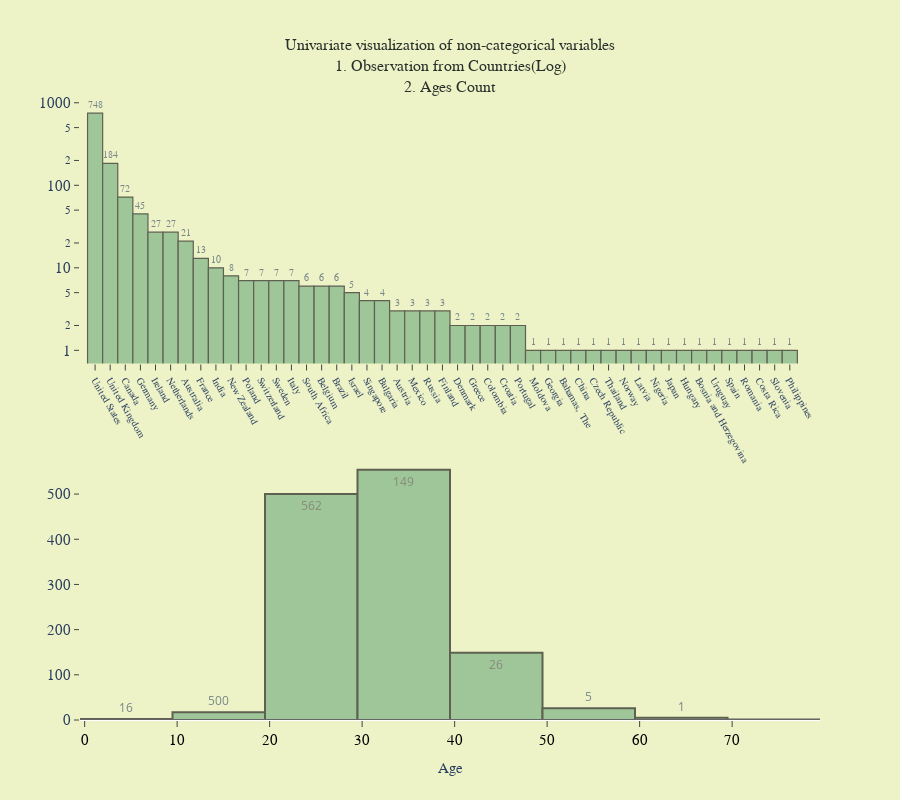

Source (notebook cell):
### Code cell
fig = make_subplots(rows = 2, cols=1)

fig.append_trace(go.Bar(
                        y = df['Country'].value_counts(),
                        x = df['Country'].value_counts().index,
                        name = 'Observations from Countries (Log)',
                        text = df['Country'].value_counts(),
                        textfont = dict(size = 10,
                                        family = 'monospace'),
                        textposition = 'outside',
                        marker=dict(color="#6aa87b")
                        ), row=1, col=1)
fig.append_trace(go.Histogram(
                        x = df['Age'],
                        nbinsx = 8,
                        text = ['16', '500', '562', '149', '26', '5', '1'],
                        marker =  dict(color="#6aa87b")),
                        row=2, col=1)
# For Subplot : 1

fig.update_xaxes(
        row=1, col=1,
        tickfont = dict(size=10, family = 'monospace'),
        tickmode = 'array',
        ticktext = df['Country'].value_counts().index,
        tickangle = 60,
        ticklen = 6,
        showline = False,
        showgrid = False,
        ticks = 'outside')

fig.update_yaxes(type = 'log',
        row=1, col=1,
        tickfont = dict(size=15, family = 'monospace'),
        tickmode = 'array',
        showline = False,
        showgrid = False,
        ticks = 'outside')

fig.update_traces(
                  marker_line_color='black',
                  marker_line_width= 1.2,
                  opacity=0.6,
                  row = 1, col = 1)

fig.update_xaxes(range=[-1,48], row = 1, col = 1)
fig.update_xaxes(        
        title = dict(text = 'Age',
                     font = dict(size = 15,
                                 family = 'monospace')),
        row=2, col=1,
        tickfont = dict(size=15, family = 'monospace', color = 'black'),
        tickmode = 'array',
        ticktext = ['10-19', '20-29', '30-39', '40-49', '50-59', '60-69', '70-79'],
        ticklen = 6,
        showline = False,
        showgrid = False,
        ticks = 'outside')

fig.update_yaxes(
        row=2, col=1,
        tickfont = dict(size=15, family = 'monospace'),
        tickmode = 'array',
        showline = False,
        showgrid = False,
        ticks = 'outside')

fig.update_traces(
                  marker_line_color='black',
                  marker_line_width = 2,
                  opacity = 0.6,
                  row = 2, col = 1)


fig.update_layout(height=800, width=900,
                  title = dict(text = 'Univariate visualization of non-categorical variables<br>1. Observation from Countries(Log)<br>2. Ages Count',
                               x = 0.5,
                               font = dict(size = 16, color ='#27302a',
                               family = 'monospace')),
                  plot_bgcolor='#edf2c7',
                  paper_bgcolor = '#edf2c7',
                  showlegend = False)

fig.show()

### Figure 1 — Plotly figure (JSON) as saved in the notebook; plotly's stock layout.template omitted (floating-point values rounded to 4 significant figures; data arrays with more than 128 entries replaced by an {"elided": "..."} marker saying what was removed)
{"data": [{"marker": {"color": "#6aa87b", "line": {"color": "black", "width": 1.2}}, "name": "Observations from Countries (Log)", "opacity": 0.6, "text": [748, 184, 72, 45, 27, 27, 21, 13, 10, 8, 7, 7, 7, 7, 6, 6, 6, 5, 4, 4, 3, 3, 3, 3, 2, 2, 2, 2, 2, 1, 1, 1, 1, 1, 1, 1, 1, 1, 1, 1, 1, 1, 1, 1, 1, 1, 1], "textfont": {"family": "monospace", "size": 10}, "textposition": "outside", "type": "bar", "x": ["United States", "United Kingdom", "Canada", "Germany", "Ireland", "Netherlands", "Australia", "France", "India", "New Zealand", "Poland", "Switzerland", "Sweden", "Italy", "South Africa", "Belgium", "Brazil", "Israel", "Singapore", "Bulgaria", "Austria", "Mexico", "Russia", "Finland", "Denmark", "Greece", "Colombia", "Croatia", "Portugal", "Moldova", "Georgia", "Bahamas, The", "China", "Czech Republic", "Thailand", "Norway", "Latvia", "Nigeria", "Japan", "Hungary", "Bosnia and Herzegovina", "Uruguay", "Spain", "Romania", "Costa Rica", "Slovenia", "Philippines"], "xaxis": "x", "y": [748, 184, 72, 45, 27, 27, 21, 13, 10, 8, 7, 7, 7, 7, 6, 6, 6, 5, 4, 4, 3, 3, 3, 3, 2, 2, 2, 2, 2, 1, 1, 1, 1, 1, 1, 1, 1, 1, 1, 1, 1, 1, 1, 1, 1, 1, 1], "yaxis": "y"}, {"marker": {"color": "#6aa87b", "line": {"color": "black", "width": 2}}, "nbinsx": 8, "opacity": 0.6, "text": ["16", "500", "562", "149", "26", "5", "1"], "type": "histogram", "x": {"elided": "1254 int values"}, "xaxis": "x2", "yaxis": "y2"}], "layout": {"height": 800, "paper_bgcolor": "#edf2c7", "plot_bgcolor": "#edf2c7", "showlegend": false, "title": {"font": {"color": "#27302a", "family": "monospace", "size": 16}, "text": "Univariate visualization of non-categorical variables<br>1. Observation from Countries(Log)<br>2. Ages Count", "x": 0.5}, "width": 900, "xaxis": {"anchor": "y", "domain": [0, 1], "range": [-1, 48], "showgrid": false, "showline": false, "tickangle": 60, "tickfont": {"family": "monospace", "size": 10}, "ticklen": 6, "tickmode": "array", "ticks": "outside", "ticktext": ["United States", "United Kingdom", "Canada", "Germany", "Ireland", "Netherlands", "Australia", "France", "India", "New Zealand", "Poland", "Switzerland", "Sweden", "Italy", "South Africa", "Belgium", "Brazil", "Israel", "Singapore", "Bulgaria", "Austria", "Mexico", "Russia", "Finland", "Denmark", "Greece", "Colombia", "Croatia", "Portugal", "Moldova", "Georgia", "Bahamas, The", "China", "Czech Republic", "Thailand", "Norway", "Latvia", "Nigeria", "Japan", "Hungary", "Bosnia and Herzegovina", "Uruguay", "Spain", "Romania", "Costa Rica", "Slovenia", "Philippines"], "type": "category"}, "xaxis2": {"anchor": "y2", "autorange": true, "domain": [0, 1], "range": [-0.5, 79.5], "showgrid": false, "showline": false, "tickfont": {"color": "black", "family": "monospace", "size": 15}, "ticklen": 6, "tickmode": "array", "ticks": "outside", "ticktext": ["10-19", "20-29", "30-39", "40-49", "50-59", "60-69", "70-79"], "title": {"font": {"family": "monospace", "size": 15}, "text": "Age"}, "type": "linear"}, "yaxis": {"anchor": "x", "autorange": true, "domain": [0.575, 1], "range": [-0.1597, 3.034], "showgrid": false, "showline": false, "tickfont": {"family": "monospace", "size": 15}, "tickmode": "array", "ticks": "outside", "type": "log"}, "yaxis2": {"anchor": "x2", "autorange": true, "domain": [0, 0.425], "range": [0, 583.2], "showgrid": false, "showline": false, "tickfont": {"family": "monospace", "size": 15}, "tickmode": "array", "ticks": "outside"}}}
